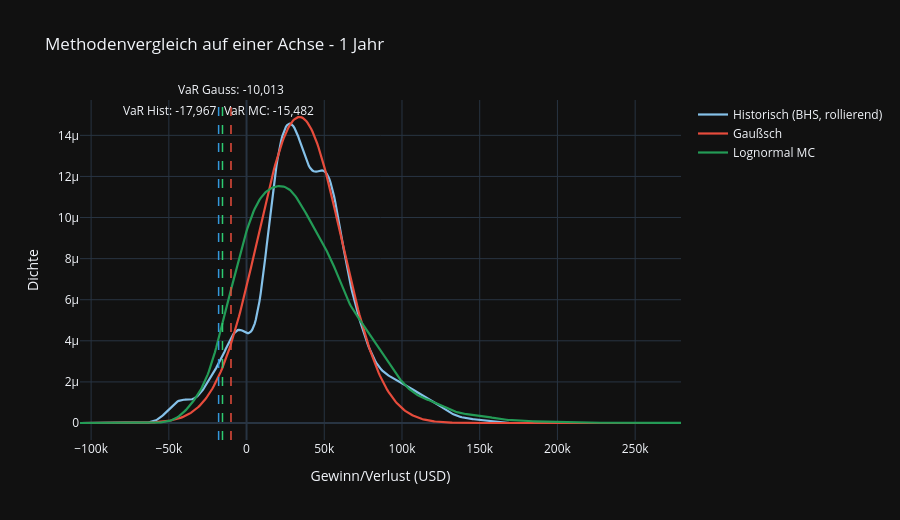

Source (notebook cell):
### Markdown cell above
## Methodenvergleich als Verteilungs-Overlay - 1 Jahr

Plot 2 zeigt die Punktwerte der Methoden nebeneinander. Hier zeigen wir die zugrundeliegenden Verteilungsannahmen direkt auf einer Achse: das historische Fenster hat fat tails, die Gauss-Annahme ist symmetrisch und schmal, die Lognormal-MC-Endwerte sind rechtsschief. Genau dieses Bild ist der didaktische Kern des Methodenvergleichs (Risk-Folien S. 22).

### Code cell
# Plot C: drei Verteilungen + 95-VaR-Linien auf einer Achse, P&L 1 Jahr
days_1y = horizons['1 Jahr']

# Historisch: rollierende 1J-P&L
rolling_log_C = portfolio_returns_log.rolling(window=days_1y).sum().dropna()
hist_pnl_C = ((np.exp(rolling_log_C) - 1) * start_capital).values

# Gauss: analytische Dichte über denselben x-Bereich
clean_disc = portfolio_returns_discrete.dropna()
mu_g = clean_disc.mean() * days_1y
sigma_g = clean_disc.std() * np.sqrt(days_1y)

# Lognormal MC: Endwerte ziehen, in PnL umrechnen
_, _, final_values_C, _ = calculate_monte_carlo_risk(
    portfolio_returns_log, start_capital, 0.05, days_1y,
    simulations=monte_carlo_simulations, black_swan=False,
)
mc_pnl_C = final_values_C - start_capital

# Gemeinsames x-Grid über die Vereinigung der drei Verteilungen
x_lo = float(min(hist_pnl_C.min(), mc_pnl_C.min(), mu_g - 4*sigma_g*start_capital))
x_hi = float(max(hist_pnl_C.max(), mc_pnl_C.max(), mu_g + 4*sigma_g*start_capital))
x_grid_C = np.linspace(x_lo, x_hi, 500)

# KDEs für Hist und MC
kde_hist = stats.gaussian_kde(hist_pnl_C)
kde_mc = stats.gaussian_kde(mc_pnl_C)
density_hist = kde_hist(x_grid_C)
density_mc = kde_mc(x_grid_C)

# Gauss-Dichte: x = r_disc * K, also r = x/K, dr/dx = 1/K
gauss_density = stats.norm.pdf(x_grid_C / start_capital, loc=mu_g, scale=sigma_g) / start_capital

# 95-VaR-Linien je Methode (alle in PnL-Konvention, negativ)
var_hist_C, _ = calculate_historical_risk(portfolio_returns_log, start_capital, 0.05, days_1y)
var_gauss_C, _ = calculate_gaussian_risk(portfolio_returns_discrete, start_capital, 0.05, days_1y)
var_mc_C = float(np.percentile(mc_pnl_C, 5))

fig_pC = go.Figure()
fig_pC.add_trace(go.Scatter(
    x=x_grid_C, y=density_hist, mode='lines',
    line=dict(color='rgb(133, 193, 233)', width=2.2),
    name='Historisch (BHS, rollierend)',
))
fig_pC.add_trace(go.Scatter(
    x=x_grid_C, y=gauss_density, mode='lines',
    line=dict(color='rgb(231, 76, 60)', width=2.2),
    name='Gaußsch',
))
fig_pC.add_trace(go.Scatter(
    x=x_grid_C, y=density_mc, mode='lines',
    line=dict(color='rgb(35, 155, 86)', width=2.2),
    name='Lognormal MC',
))

fig_pC.add_vline(x=var_hist_C, line=dict(color='rgb(52, 152, 219)', width=1.5, dash='dash'),
                 annotation_text=f"VaR Hist: {var_hist_C:,.0f}", annotation_position='top left')
fig_pC.add_vline(x=var_gauss_C, line=dict(color='rgb(231, 76, 60)', width=1.5, dash='dash'),
                 annotation_text=f"VaR Gauss: {var_gauss_C:,.0f}", annotation_position='top')
fig_pC.add_vline(x=var_mc_C, line=dict(color='rgb(46, 204, 113)', width=1.5, dash='dash'),
                 annotation_text=f"VaR MC: {var_mc_C:,.0f}", annotation_position='top right')

fig_pC.update_layout(
    template='plotly_dark',
    title='Methodenvergleich auf einer Achse - 1 Jahr',
    xaxis_title='Gewinn/Verlust (USD)',
    yaxis_title='Dichte',
    height=520,
)
fig_pC.show()

### Figure 1 — Plotly figure (JSON) as saved in the notebook; plotly's stock layout.template omitted (floating-point values rounded to 4 significant figures; data arrays with more than 128 entries replaced by an {"elided": "..."} marker saying what was removed)
{"data": [{"line": {"color": "rgb(133, 193, 233)", "width": 2.2}, "mode": "lines", "name": "Historisch (BHS, rollierend)", "type": "scatter", "x": {"elided": "500 float values"}, "y": {"elided": "500 float values"}}, {"line": {"color": "rgb(231, 76, 60)", "width": 2.2}, "mode": "lines", "name": "Gaußsch", "type": "scatter", "x": {"elided": "500 float values"}, "y": {"elided": "500 float values"}}, {"line": {"color": "rgb(35, 155, 86)", "width": 2.2}, "mode": "lines", "name": "Lognormal MC", "type": "scatter", "x": {"elided": "500 float values"}, "y": {"elided": "500 float values"}}], "layout": {"annotations": [{"showarrow": false, "text": "VaR Hist: -17,967", "x": -17970.0, "xanchor": "right", "xref": "x", "y": 1, "yanchor": "top", "yref": "y domain"}, {"showarrow": false, "text": "VaR Gauss: -10,013", "x": -10010.0, "xanchor": "center", "xref": "x", "y": 1, "yanchor": "bottom", "yref": "y domain"}, {"showarrow": false, "text": "VaR MC: -15,482", "x": -15480.0, "xanchor": "left", "xref": "x", "y": 1, "yanchor": "top", "yref": "y domain"}], "height": 520, "shapes": [{"line": {"color": "rgb(52, 152, 219)", "dash": "dash", "width": 1.5}, "type": "line", "x0": -17970.0, "x1": -17970.0, "xref": "x", "y0": 0, "y1": 1, "yref": "y domain"}, {"line": {"color": "rgb(231, 76, 60)", "dash": "dash", "width": 1.5}, "type": "line", "x0": -10010.0, "x1": -10010.0, "xref": "x", "y0": 0, "y1": 1, "yref": "y domain"}, {"line": {"color": "rgb(46, 204, 113)", "dash": "dash", "width": 1.5}, "type": "line", "x0": -15480.0, "x1": -15480.0, "xref": "x", "y0": 0, "y1": 1, "yref": "y domain"}], "title": {"text": "Methodenvergleich auf einer Achse - 1 Jahr"}, "xaxis": {"title": {"text": "Gewinn/Verlust (USD)"}}, "yaxis": {"title": {"text": "Dichte"}}}}
